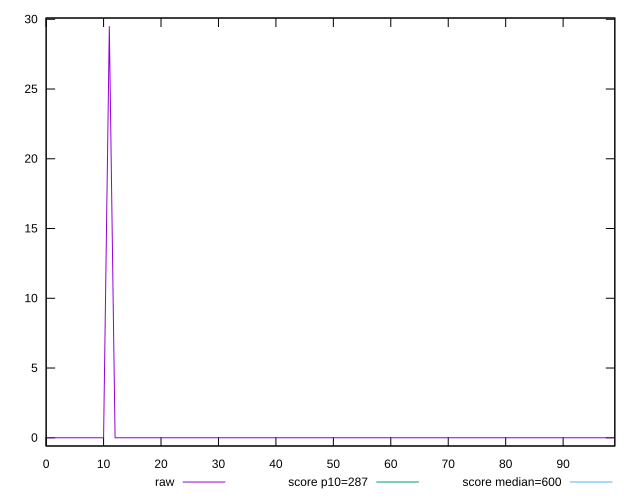

This figure's gnuplot source:
reset

$raw <<EOF
0 0
1 0
2 0
3 0
4 0
5 0
6 0
7 0
8 0
9 0
10 0
11 29.5
12 0
13 0
14 0
15 0
16 0
17 0
18 0
19 0
20 0
21 0
22 0
23 0
24 0
25 0
26 0
27 0
28 0
29 0
30 0
31 0
32 0
33 0
34 0
35 0
36 0
37 0
38 0
39 0
40 0
41 0
42 0
43 0
44 0
45 0
46 0
47 0
48 0
49 0
50 0
51 0
52 0
53 0
54 0
55 0
56 0
57 0
58 0
59 0
60 0
61 0
62 0
63 0
64 0
65 0
66 0
67 0
68 0
69 0
70 0
71 0
72 0
73 0
74 0
75 0
76 0
77 0
78 0
79 0
80 0
81 0
82 0
83 0
84 0
85 0
86 0
87 0
88 0
89 0
90 0
91 0
92 0
93 0
94 0
95 0
96 0
97 0
98 0
99 0
EOF

set key outside below
set xrange [0:99]
set yrange [-0.59:30.09]
set trange [-0.59:30.09]
set terminal svg size 640, 500 enhanced background rgb 'white'
set output "report_00008_2021-01-22T20:58:29.167/total-blocking-time/samples/pages+cached+noexternal+nosvg/raw/values.svg"

plot $raw title "raw" with line, \
     287 title "score p10=287", \
     600 title "score median=600"

reset
